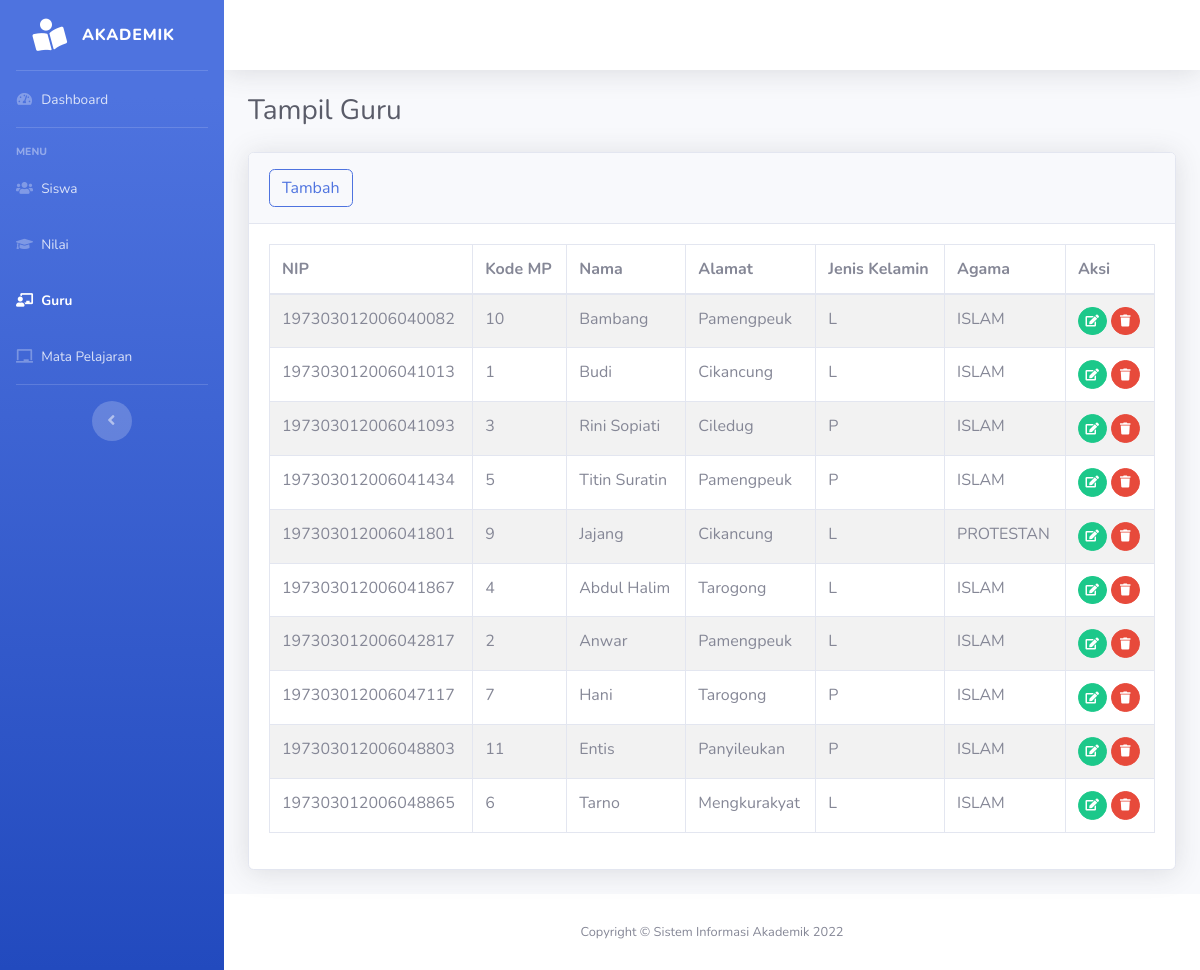
Before: /guru/guru.php with the older database file.
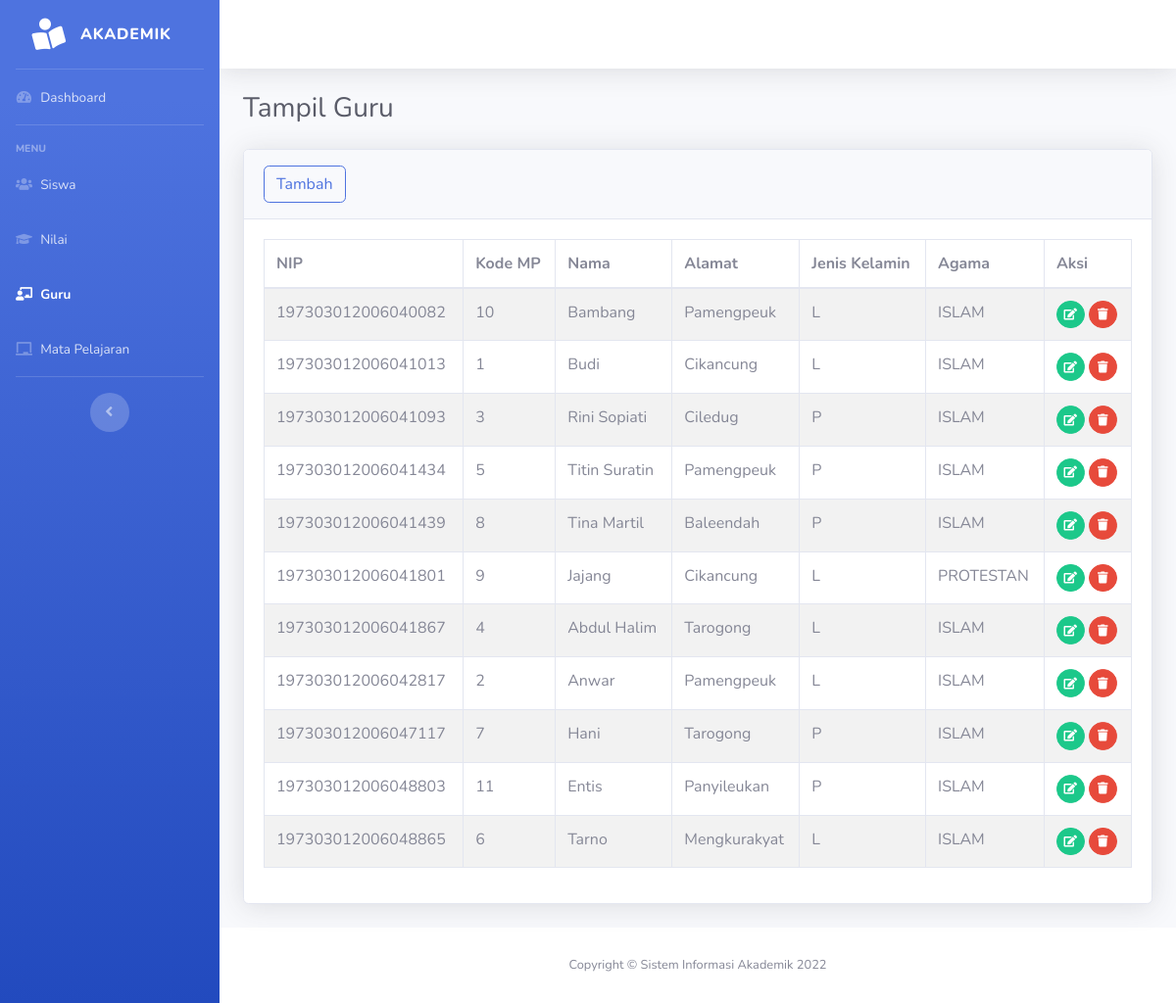
After: the same page with the newer database file.
### tables this page shows
CREATE TABLE `guru` (
  `nip` varchar(18) NOT NULL,
  `kd_mp` int(11) DEFAULT NULL,
  `nama_guru` varchar(30) DEFAULT NULL,
  `alamat` varchar(30) DEFAULT NULL,
  `jenis_kelamin` enum('L','P') DEFAULT NULL,
  `agama` enum('ISLAM','PROTESTAN','KATHOLIK','HINDU','BUDHA','KONGHUCU','LAINNYA') DEFAULT NULL
);

### guru/guru.php (the view, shortened to what this page needs)
<?php
$title = 'guru';
?>
<!DOCTYPE html>
<html lang="en">
<head>
    <link href="../assets/vendor/fontawesome-free/css/all.min.css" rel="stylesheet" type="text/css">
    <link href="../assets/css/sb-admin-2.min.css" rel="stylesheet">
    <link href="../assets/vendor/datatables/dataTables.bootstrap4.min.css" rel="stylesheet">
</head>
<body id="page-top">
    <div id="wrapper">
       <?php include_once("../layout/sidebar.php") ?>
        <div id="content-wrapper" class="d-flex flex-column">
            <div id="content">
            <?php include_once("../layout/topbar.php") ?>
                <div class="container-fluid">
                    <h1 class="h3 mb-4 text-gray-800">Tampil Guru</h1>
                    <div class="card shadow mb-4">
                        <div class="card-header py-3">
                            <a href="guru-tambah.php"><button type="button" class="btn btn-outline-primary rounded">Tambah</button></a>
                        </div>
                        <div class="card-body">
                            <?php
                            $db=dbConnect();
                            if($db->connect_errno==0){
                            $sql="SELECT * FROM guru";
                            $res=$db->query($sql);
                            if($res){
                            ?>
                            <div class="table-responsive">
                                <table class="table table-bordered table-striped" id="dataTable" width="100%" cellspacing="0">
                                    <thead>
                                        <tr>
                                            <th>NIP</th>
                                            <th>Kode MP</th>
                                            <th>Nama</th>
                                            <th>Alamat</th>
                                            <th>Jenis Kelamin</th>
                                            <th>Agama</th>
                                            <th>Aksi</th>
                                        </tr>
                                    </thead>
                                    <tbody>
                                        <?php
                                        $data = $res->fetch_all(MYSQLI_ASSOC);
                                        foreach($data as $row){
                                        ?>
                                        <tr>
                                            <td><?php echo $row['nip']; ?></td>
                                            <td><?php echo $row['kd_mp']; ?></td>
                                            <td><?php echo $row['nama_guru']; ?></td>
                                            <td><?php echo $row['alamat'];?></td>
                                            <td><?php echo $row['jenis_kelamin']; ?></td>
                                            <td><?php echo $row['agama']; ?></td>
                                            <td>
                                                <a href="guru-edit.php?nip=<?= $row['nip']?>" class="btn btn-success btn-circle btn-sm">
                                                <i class="fas fa-edit"></i>
                                                </a>
                                                <a href="guru-hapus.php?nip=<?= $row['nip'];?>" class="btn btn-danger btn-circle btn-sm hapus">
                                                <i class="fas fa-trash"></i>
                                                </a>
                                            </td>
                                        </tr>
                                            <?php
                                    }
                                    ?>
                                    </tbody>
                                </table>
                                	<?php
	}else
		echo "Gagal Eksekusi SQL".(DEVELOPMENT?" : ".$db->error:"")."<br>";
}
else
	echo "Gagal koneksi".(DEVELOPMENT?" : ".$db->connect_error:"")."<br>";
?>
                            </div>
                        </div>
                </div>
            </div>
            <?php include_once("../layout/footer.php") ?>
        </div>
    </div>
</body>
</html>

### layout/sidebar.php
<ul class="navbar-nav bg-gradient-primary sidebar sidebar-dark accordion" id="accordionSidebar">
    <a class="sidebar-brand d-flex align-items-center justify-content-center" href="../../../index.html">
        <div class="sidebar-brand-icon rotate-n-15">
            <i class="fas fa-book-reader"></i>
        </div>
        <div class="sidebar-brand-text mx-3">Akademik</div>
    </a>
    <hr class="sidebar-divider my-0">
    <li class="nav-item <?php if($title == 'dashboard') echo "active" ?>">
        <a class="nav-link" href="../index.php">
            <i class="fas fa-fw fa-tachometer-alt"></i>
            <span>Dashboard</span></a>
    </li>
    <hr class="sidebar-divider">
    <div class="sidebar-heading">
        Menu
    </div>
    <li class="nav-item <?php if($title == 'siswa') echo 'active' ?>">
        <a class="nav-link" href="../siswa/siswa.php">
            <i class="fas fa-fw fa-users"></i>
            <span>Siswa</span>
        </a>
    </li>
    <li class="nav-item <?php if($title == 'nilai') echo 'active' ?>">
        <a class="nav-link" href="../nilai/nilai.php">
             <i class="fas fa-fw fa-graduation-cap"></i>
            <span>Nilai</span>
        </a>
    </li>
    <li class="nav-item <?php if($title == 'guru') echo 'active' ?>">
        <a class="nav-link" href="../guru/guru.php">
            <i class="fas fa-fw fa-chalkboard-teacher"></i>
            <span>Guru</span>
        </a>
    </li>
    <li class="nav-item <?php if($title == 'mata-pelajaran') echo 'active' ?>">
        <a class="nav-link" href="../mata-pelajaran/mata-pelajaran.php">
            <i class="fas fa-fw fa-chalkboard"></i>
            <span>Mata Pelajaran</span>
        </a>
    </li>
    <hr class="sidebar-divider d-none d-md-block">
    <div class="text-center d-none d-md-inline">
        <button class="rounded-circle border-0" id="sidebarToggle"></button>
    </div>
</ul>

### layout/topbar.php (shortened to what this page needs)
<nav class="navbar navbar-expand navbar-light bg-white topbar mb-4 static-top shadow">
</nav>

### layout/footer.php
<footer class="sticky-footer bg-white">
                <div class="container my-auto">
                    <div class="copyright text-center my-auto">
                        <span>Copyright &copy; Sistem Informasi Akademik 2022</span>
                    </div>
                </div>
</footer>

Changed rows visible on the page:
added guru: nip "197303012006041439", kd_mp "8", nama_guru "Tina Martil", alamat "Baleendah", jenis_kelamin "P", agama "ISLAM"
